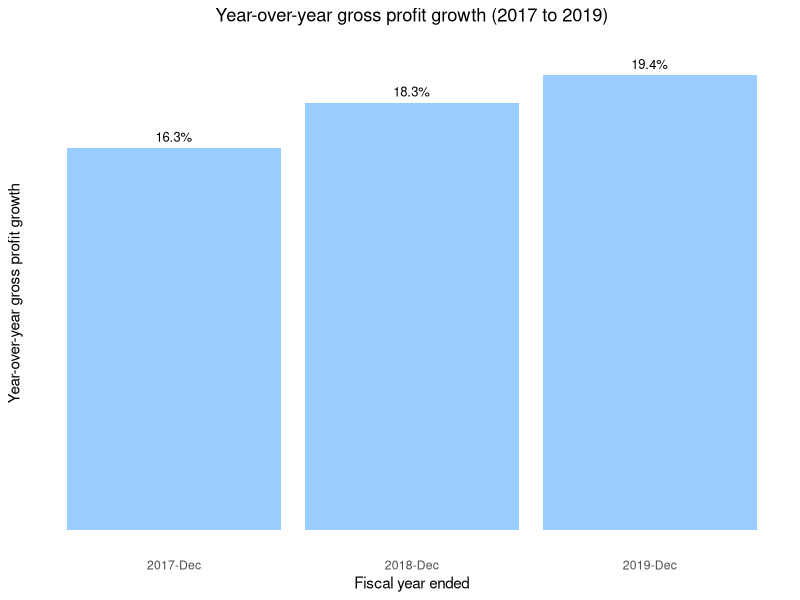
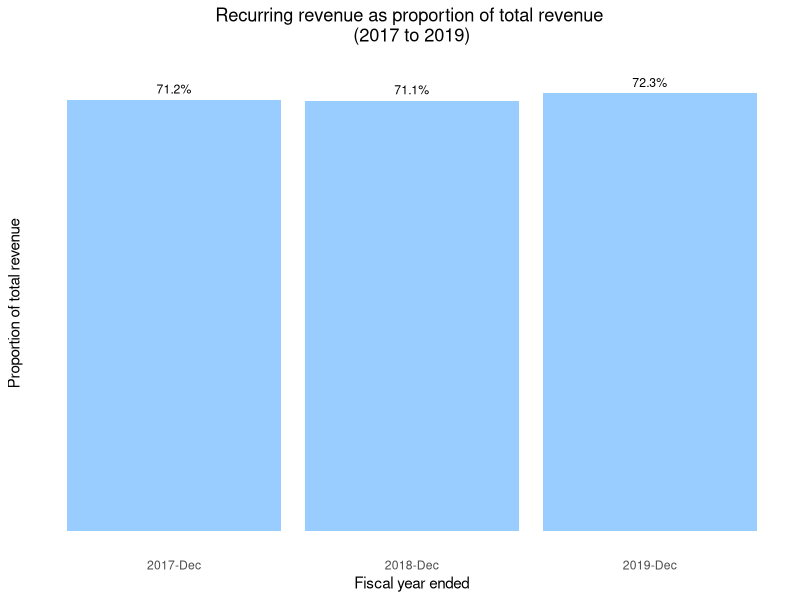
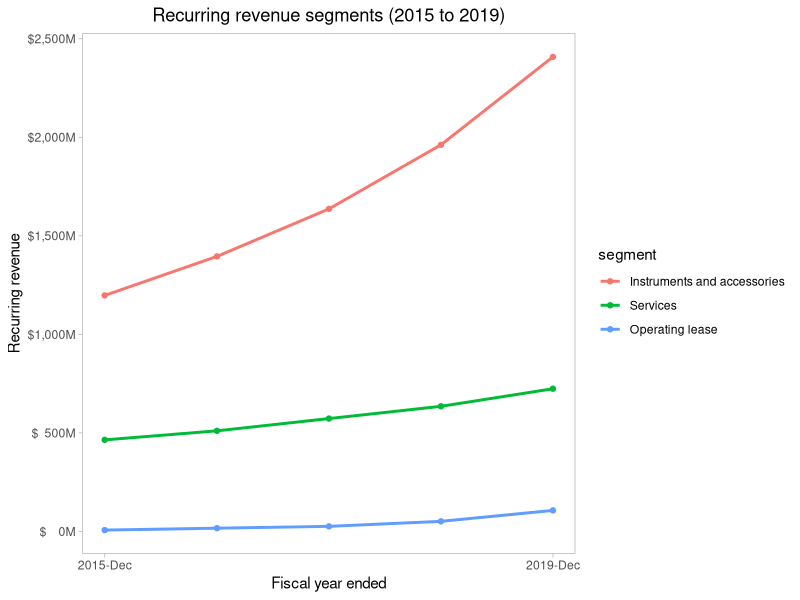
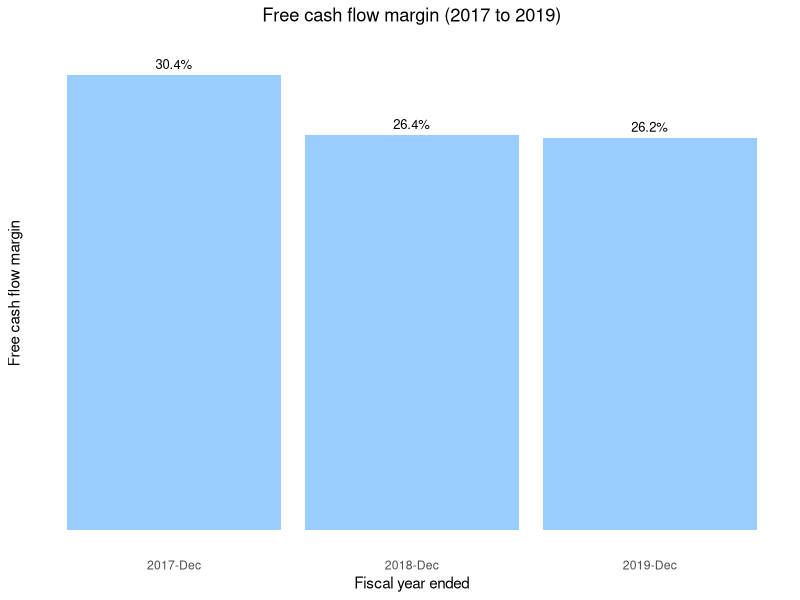

Source code (R) for these figures, in order:
## ---- chunk 1
library(readxl)
library(dplyr)

financial <- read_excel('ISRG.xlsx', sheet = 'overall')
recurringRevenue <- read_excel('ISRG.xlsx', sheet = 'recurring revenue')

names(financial) <- gsub('[ -]', '_', names(financial))
names(recurringRevenue) <- gsub(' ', '_', names(recurringRevenue))

# Calculate year-over-year gross profit growth
yoy_gross_profit_growth <- with(financial
                                , gross_profit[-nrow(financial)] / 
                                             gross_profit[-1] - 1)
yoy_gross_profit_growth <- c(yoy_gross_profit_growth, NA)
financial$yoy_gross_profit_growth <- yoy_gross_profit_growth

# Calculate recurring revenue as proportion of total revenue
financial$proportion_recurring <- with(financial
                                       , recurring_revenue / total_revenue)

# Calculate free cash flow and free cash flow margin
financial <- 
    mutate(financial
           , free_cash_flow = operating_cash_flow - capital_expenditure
           , fcf_margin = free_cash_flow / total_revenue)
## ---- chunk 2
library(ggplot2)

demand <- 
    head(financial, n = 3) %>%
    select(fiscal_year_ended, yoy_gross_profit_growth)

ylim_max <- max(demand$yoy_gross_profit_growth) * 1.04

ggplot(data = demand
       , aes(x = format(fiscal_year_ended, '%Y-%b')
             , y = yoy_gross_profit_growth)) +
    geom_col(fill = '#99ccff') +
    labs(x = 'Fiscal year ended', y = 'Year-over-year gross profit growth') +
    ggtitle('Year-over-year gross profit growth (2017 to 2019)') +
    theme_minimal() +
    geom_text(aes(label = paste(round(yoy_gross_profit_growth * 100, 1)
                                , '%', sep = ''))
              , vjust = -0.6, size = 3.3) +
    coord_cartesian(ylim = c(0, ylim_max)) +
    theme(panel.grid = element_blank()
          , plot.title = element_text(hjust = 0.5)
          , axis.text.y = element_blank())
## ---- chunk 3
recurring <-
    head(financial, n = 3) %>%
    select(fiscal_year_ended, proportion_recurring)

ylim_max <- max(recurring$proportion_recurring) * 1.04
title <- 'Recurring revenue as proportion of total revenue 
(2017 to 2019)'
    
ggplot(data = recurring
       , aes(x = format(fiscal_year_ended, '%Y-%b')
             , y = proportion_recurring)) +
    geom_col(fill = '#99ccff') +
    labs(x = 'Fiscal year ended', y = 'Proportion of total revenue') +
    ggtitle(title) +
    theme_minimal() +
    theme(plot.title = element_text(hjust = 0.5)
          , panel.grid = element_blank()
          , axis.text.y = element_blank()) +
    coord_cartesian(ylim = c(0, ylim_max)) +
    geom_text(aes(label = paste(round(proportion_recurring * 100, 1)
                                , '%', sep = ''))
              , vjust = -0.7, size = 3.1)
## ---- chunk 4
fy_ended <- with(recurringRevenue
                 , as.Date(c(min(fiscal_year_ended)
                             , max(fiscal_year_ended))) )

recurringRevenue$segment <- 
    factor(recurringRevenue$segment
           , levels = c('Instruments and accessories', 'Services'
                        , 'Operating lease'))

ggplot(data = recurringRevenue
       , aes(x = as.Date(fiscal_year_ended), y = recurring_revenue
             , color = segment)) +
    geom_line(size = 1) +
    geom_point() +
    theme_light() +
    scale_x_date(breaks = fy_ended
                 , labels = function(x) {format(x, '%Y-%b')}) +
    scale_y_continuous(labels = function(x) {
        paste('$', format(x, big.mark = ','), 'M', sep = '')
        }) +
    labs(x = 'Fiscal year ended', y = 'Recurring revenue') +
    ggtitle('Recurring revenue segments (2015 to 2019)') +
    theme(plot.title = element_text(hjust = 0.5)
          , panel.grid = element_blank())
## ---- chunk 5
fcfMgn <- 
    head(financial, n = 3) %>%
    select(fiscal_year_ended, fcf_margin)

ylim_max <- max(fcfMgn$fcf_margin) * 1.04

ggplot(data = fcfMgn
       , aes(x = format(fiscal_year_ended, '%Y-%b'), y = fcf_margin)) +
    geom_col(fill = '#99ccff') +
    labs(x = 'Fiscal year ended', y = 'Free cash flow margin') +
    ggtitle('Free cash flow margin (2017 to 2019)') +
    theme_minimal() +
    theme(plot.title = element_text(hjust = 0.5)
          , panel.grid = element_blank()
          , axis.text.y = element_blank()) +
    geom_text(aes(label = paste(round(fcf_margin * 100, 1), '%', sep = ''))
                  , vjust = -0.6, size = 3.3) +
    coord_cartesian(ylim = c(0, ylim_max))
